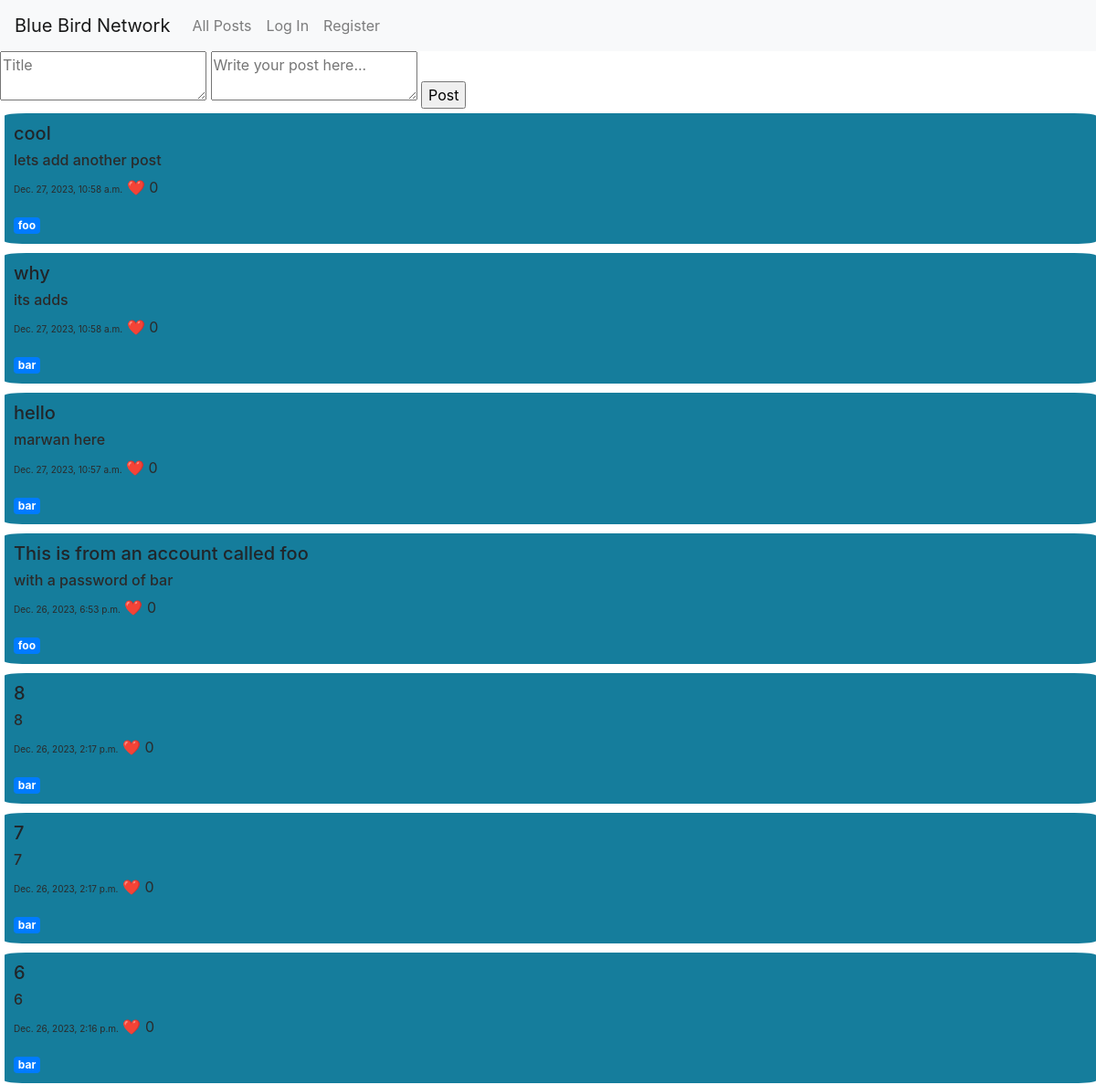
The app's page / (upper part), older data.
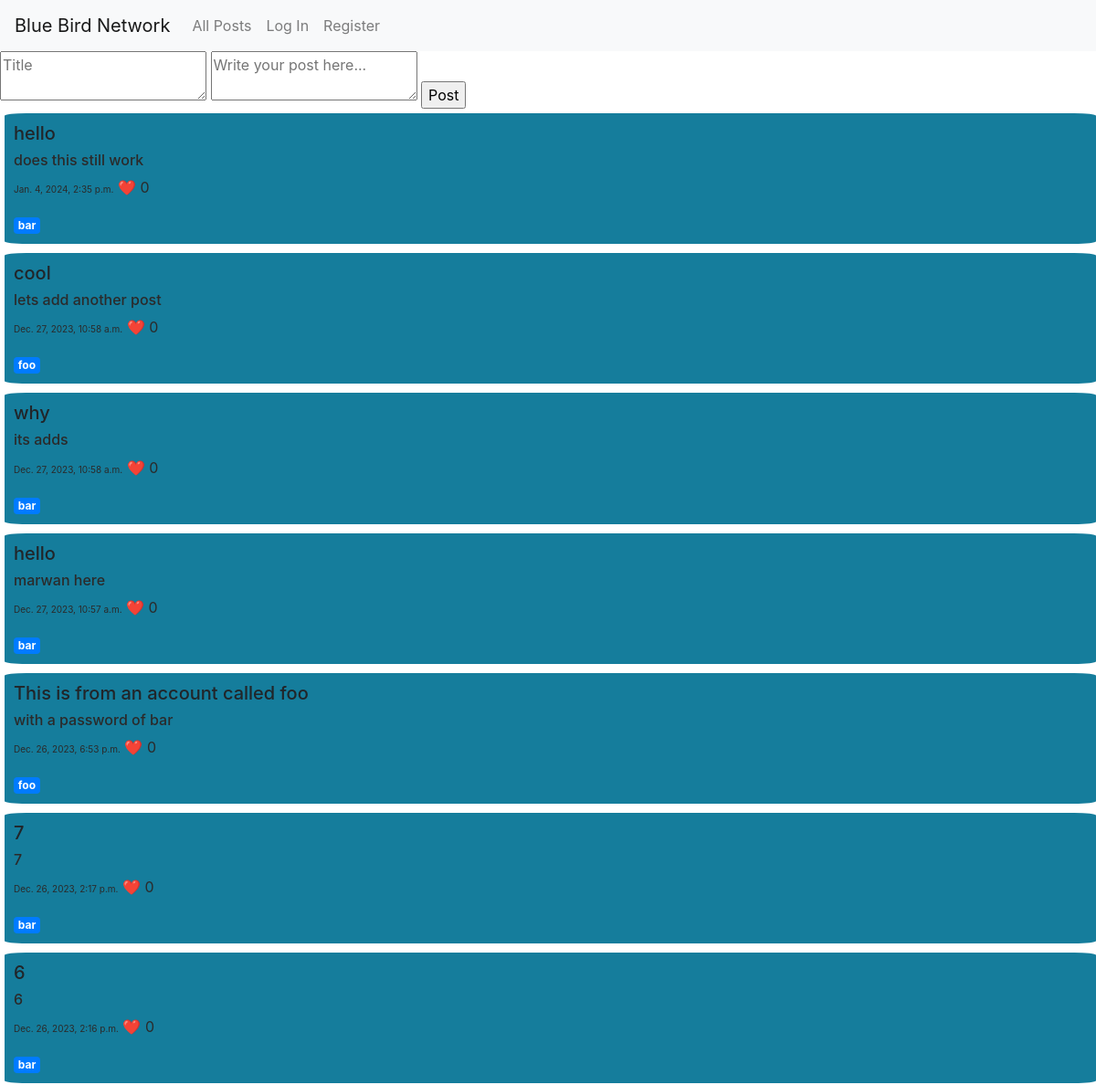
The same page, newer data.
### network/models.py (models this page shows, shortened)
class Tweet(models.Model):
    user = models.ForeignKey(User, on_delete=models.CASCADE, related_name= "user1")
    title = models.CharField(max_length=64)
    content = models.TextField()
    timestamp = models.DateTimeField(auto_now_add=True)
    likes = models.IntegerField(default = 0)

class User(AbstractUser):
    Following_M2M = models.ManyToManyField('self', symmetrical=False, blank=True)

### network/views.py (the view)
# urls.py: path("", views.index, name="index"),
def index(request):
    old_posts = Tweet.objects.all().order_by("-timestamp")
    return render(request, "network/index.html", {'old_posts': old_posts})

### network/templates/network/index.html (shortened to what this page needs)
{% extends "network/layout.html" %}
{% block body %}
    <html lang="en">
        <body>
            <form id="post-form" method="POST">
                <textarea id="title-content" name = "title" placeholder = "Title"></textarea>
                <textarea id="post-content" name="content" placeholder="Write your post here..."></textarea>
                <input style="margin-bottom: 5px; " id = "submit-post" type="submit" value="Post">
            </form>
            {% for post in old_posts %}
                <div id = "old_posts">
                    <h5>{{ post.title }}</h5>
                    <h6 style="color:rgb(43, 42, 42);">{{ post.content }}</h6>
                    <p style=" color:rgb(43, 42, 42);"><span style = "font-size: x-small;">{{ post.timestamp }}</span> ❤️ <span>{{ post.likes }}</span></p>
                    <a href="{% url 'smprofile' post.user.username %}" class="badge badge-primary">{{ post.user }}</a>
                </div>
            {% endfor %}
        </body>
    </html>
{% endblock %}

Row changes from the older to the newer data that the page shows:
removed Tweet: title "8", content "8", timestamp "Dec. 26, 2023, 2:17 p.m.", likes "0", user "bar"
added Tweet: title "hello", content "does this still work", timestamp "Jan. 4, 2024, 2:35 p.m.", likes "0", user "bar"
